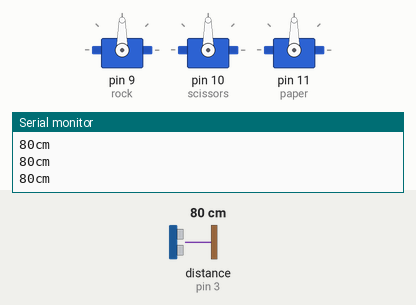
This sketch was run on a simulated Arduino Uno, built with avr-gcc and run on an emulated ATmega328P. Shown: 3 × servo, the last lines printed to the serial monitor. Wiring (inferred from the names in the program): ultrasonic range finder: trigger pin 2; echo pin 3. The test bench sets the inputs (shaded band); at power-on: distance to the obstacle (sensor on pin 3) 80 cm. The echo pulse lasts 58.3 µs per cm; random numbers use the default seed unless the sketch sets one.

Above: at 7.2 s.
7.3 s: distance to the obstacle (sensor on pin 3) set to 9 cm
8.8 s: distance to the obstacle (sensor on pin 3) set to 6 cm
At 9.6 s:
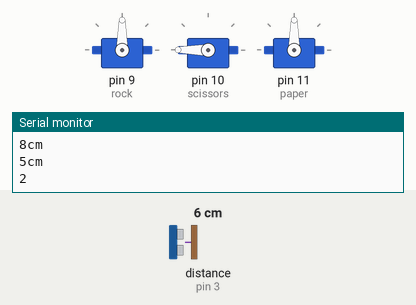
11.8 s: distance to the obstacle (sensor on pin 3) set to 18 cm
13.3 s: distance to the obstacle (sensor on pin 3) set to 2 cm
At 14.1 s:
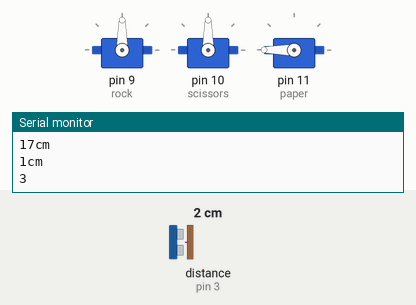
Timing chart, 0 to 17.3 s (numbered marks = the images above; inputs shaded):
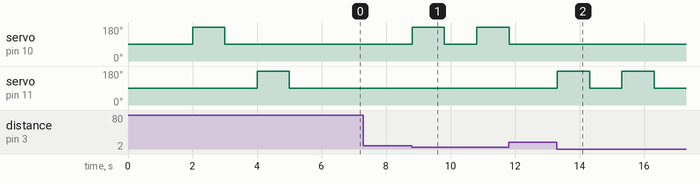

The sketch:

___.ino
```cpp
#include <Servo.h>

Servo rock;
Servo scissors;
Servo paper;
#define TRIG 2
#define ECHO 3
long distance;
long pre = 0;   //이전시간
long interval = 2000;  //간격 2초
void setup() {
  Serial.begin(9600);

  //초음파센서 핀모드 설정
  pinMode(TRIG, OUTPUT);
  pinMode(ECHO, INPUT);

  //서보모터 초기화 작업
  rock.attach(9);
  scissors.attach(10);
  paper.attach(11);

  rock.write(180);
  delay(1000);
  rock.write(90);
  delay(1000);

  scissors.write(180);
  delay(1000);
  scissors.write(90);
  delay(1000);

  paper.write(180);
  delay(1000);
  paper.write(90);
  delay(1000);
}
void loop() {
  digitalWrite(TRIG, HIGH);    //트리거 신호 On
  delayMicroseconds(10);       //10마이크로초 대기
  digitalWrite(TRIG, LOW);     //트리거신호 off
  distance = pulseIn(ECHO, HIGH) / 58;   //초음파값 수치화
  Serial.print(distance);
  Serial.println("cm");
  //delay(500);
if(distance < 7) {
    long current = millis();  //현재시간
    if (current-pre >= interval) {
      int num = random(1,4);
      Serial.println(num);

      switch(num){
        case 1:  //rock
          rock.write(180);
          delay(1000);
          rock.write(90);
          delay(500);
          break;

        case 2:  //scissors
          scissors.write(180);
          delay(1000);
          scissors.write(90);
          delay(1000);
          break;

        case 3:  //paper
          paper.write(180);
          delay(1000);
          paper.write(90);
          delay(1000);
          break;
      }
      pre = current;
    }
  }
}
```

Measured:
- the behaviour switches between 8 and 7 cm on distance to the obstacle (sensor on pin 3) (found by bisection; images 0 and 1)
- after the input at 8.8 s, servo on pin 10 (scissors): 90° → 180° at once, → 90° 1.0 s later, → 180° 1.0 s later
- after the input at 13.3 s, servo on pin 11 (paper): alternates 180° for 1.0 s and 90° for 1.0 s, starting at once
